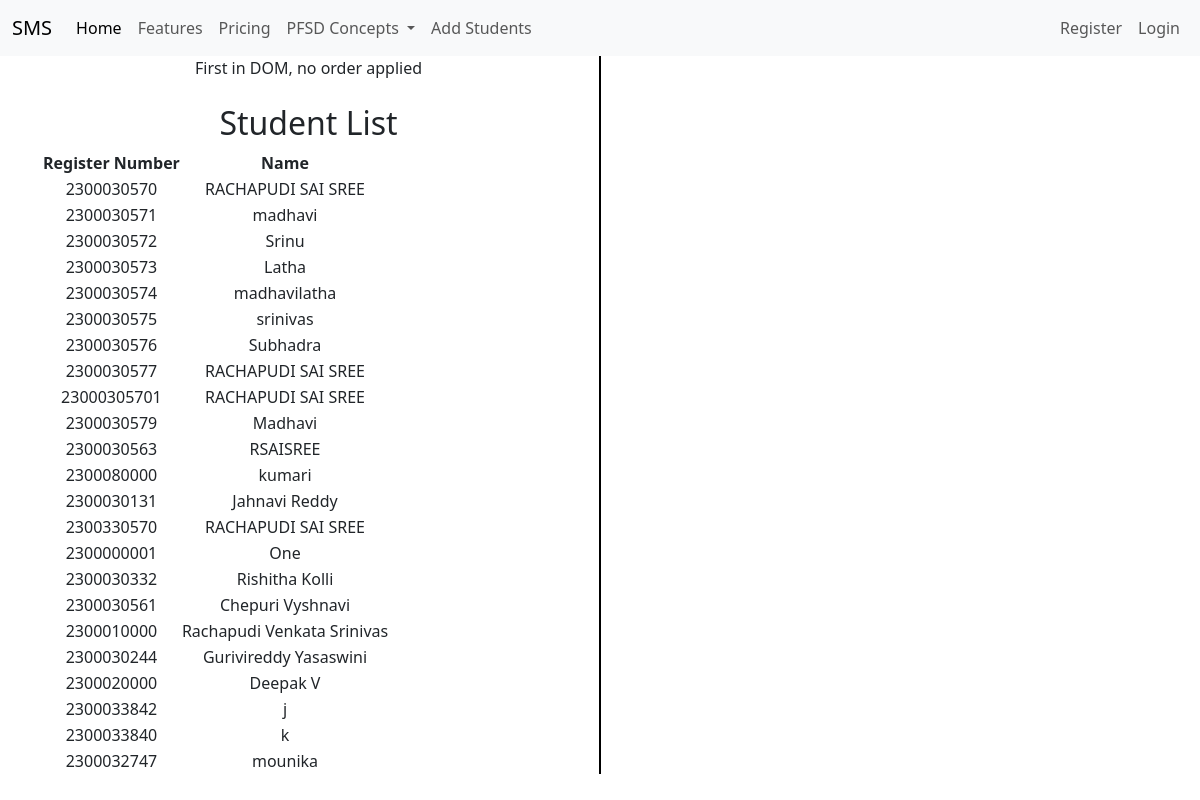
The page /student_list/ on the database its author committed.
### adminapp/models.py (models this page shows, shortened)
class StudentList(models.Model):
    Register_Number = models.CharField(max_length=20, unique=True)
    Name = models.CharField(max_length=100)
    user = models.OneToOneField(User, on_delete=models.CASCADE, null=True)

### adminapp/views.py (the view)
# urls.py: path('student_list/', views.student_list, name='student_list'),
def student_list(request):
    students = StudentList.objects.all()
    return render(request, 'adminapp/ViewStudents.html', {'students': students})

### templates/adminapp/ViewStudents.html (shortened to what this page needs)
{% extends 'Navbar/ProjectNavBar.html' %}
{% load static %}
{% block body %}
<div class="container text-center">
  <div class="row">
    <div class="col">
      First in DOM, no order applied
        <br><br>
            <h2>Student List</h2>
<table>
    <tr>
        <th>Register Number</th>
        <th>Name</th>
    </tr>
    {% for student in students %}
    <tr>
        <td>{{ student.Register_Number }}</td>
        <td>{{ student.Name }}</td>
    </tr>
    {% endfor %}
</table>
    </div>
      <br><br><br><br><br><br><br><br><br><br><br><br><br><br><br><br>
      <br><br><br><br><br><br><br>
       <div class="col-auto d-flex align-items-center">
      <div style="border-left: 2px solid black; height: 100%;"></div>
    </div>
    <div class="col">
        <br><br>
    </div>
  </div>
</div>
{% endblock %}

### templates/Navbar/ProjectNavBar.html (shortened to what this page needs)
<!DOCTYPE html>
<html lang="en">
<head>
    <link href="https://cdn.jsdelivr.net/npm/bootstrap@5.3.3/dist/css/bootstrap.min.css" rel="stylesheet">
</head>
<body>
<nav class="navbar navbar-expand-lg navbar-light bg-light">
  <div class="container-fluid">
    <a class="navbar-brand" href=" {% url 'projecthomepage' %} ">SMS</a>
    <div class="collapse navbar-collapse" id="navbarNavDropdown">
      <ul class="navbar-nav">
        <li class="nav-item">
          <a class="nav-link active" aria-current="page" href="#">Home</a>
        </li>
        <li class="nav-item">
          <a class="nav-link" href="#">Features</a>
        </li>
        <li class="nav-item">
          <a class="nav-link" href="#">Pricing</a>
        </li>
        <li class="nav-item dropdown">
          <a class="nav-link dropdown-toggle" href="#" id="navbarDropdownMenuLink" role="button" data-bs-toggle="dropdown" aria-expanded="false">
            PFSD Concepts
          </a>
        </li>
          <li class="nav-item">
          <a class="nav-link" href="{% url 'add_student' %}">Add Students</a>
        </li>
      </ul>
    </div>
  <ul  class="navbar-nav ms-auto">
<li>
        {% if user.is_authenticated %}
        <li class="nav-item">
        <span class="nav-link">Welcome, {{ user.username }}</span>
    </li>
          <li class="nav-item">
          <a class="nav-link" href="{% url 'logout' %}">Logout</a>
          </li>
        {% else %}
                <li class="nav-item">
          <a class="nav-link" href="{% url 'registerpagelogic' %}">Register</a>
        </li>
          <li class="nav-item">
          <a class="nav-link" href="{% url 'loginpagecall' %}">Login</a>
        </li>
        {% endif %}
 </li>
      </ul>
  </div>
</nav>
{% block body %}
{% endblock %}
</body>
</html>

### rows shown on the page
StudentList: Register_Number "2300030570", Name "RACHAPUDI SAI SREE"
StudentList: Register_Number "2300030571", Name "madhavi"
StudentList: Register_Number "2300030572", Name "Srinu"
StudentList: Register_Number "2300030573", Name "Latha"
StudentList: Register_Number "2300030574", Name "madhavilatha"
StudentList: Register_Number "2300030575", Name "srinivas"
StudentList: Register_Number "2300030576", Name "Subhadra"
StudentList: Register_Number "2300030577", Name "RACHAPUDI SAI SREE"
StudentList: Register_Number "23000305701", Name "RACHAPUDI SAI SREE"
StudentList: Register_Number "2300030579", Name "Madhavi"
StudentList: Register_Number "2300030563", Name "RSAISREE"
StudentList: Register_Number "2300080000", Name "kumari"
StudentList: Register_Number "2300030131", Name "Jahnavi Reddy"
StudentList: Register_Number "2300330570", Name "RACHAPUDI SAI SREE"
StudentList: Register_Number "2300000001", Name "One"
StudentList: Register_Number "2300030332", Name "Rishitha Kolli"
StudentList: Register_Number "2300030561", Name "Chepuri Vyshnavi"
StudentList: Register_Number "2300010000", Name "Rachapudi Venkata Srinivas"
StudentList: Register_Number "2300030244", Name "Gurivireddy Yasaswini"
StudentList: Register_Number "2300020000", Name "Deepak V"
StudentList: Register_Number "2300033842", Name "j"
StudentList: Register_Number "2300033840", Name "k"
StudentList: Register_Number "2300032747", Name "mounika"
